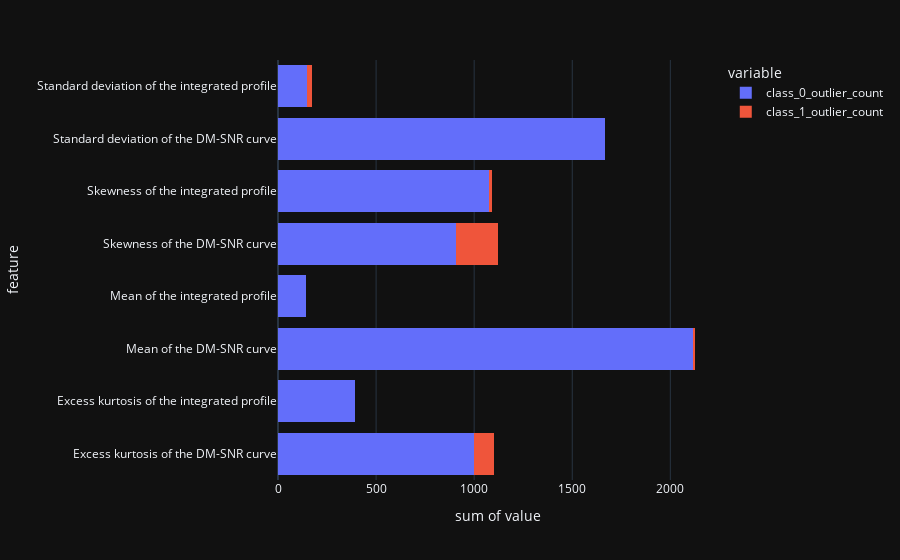

The notebook cell this image was saved under:
### Code cell
# Visualization of outliers
fig = px.histogram(outlier_table, x=['class_0_outlier_count', 'class_1_outlier_count'], y=outlier_table.index, barmode='stack')
fig.show()

### Figure 1 — Plotly figure (JSON) as saved in the notebook; plotly's stock layout.template omitted (floating-point values rounded to 4 significant figures)
{"data": [{"bingroup": "y", "histfunc": "sum", "hovertemplate": "variable=class_0_outlier_count<br>sum of value=%{x}<br>feature=%{y}<extra></extra>", "legendgroup": "class_0_outlier_count", "marker": {"color": "#636efa", "pattern": {"shape": ""}}, "name": "class_0_outlier_count", "orientation": "h", "showlegend": true, "x": [999.0, 392.0, 2118.0, 142.0, 908.0, 1078.0, 1668.0, 150.0], "xaxis": "x", "y": ["Excess kurtosis of the DM-SNR curve", "Excess kurtosis of the integrated profile", "Mean of the DM-SNR curve", "Mean of the integrated profile", "Skewness of the DM-SNR curve", "Skewness of the integrated profile", "Standard deviation of the DM-SNR curve", "Standard deviation of the integrated profile"], "yaxis": "y", "type": "histogram"}, {"bingroup": "y", "histfunc": "sum", "hovertemplate": "variable=class_1_outlier_count<br>sum of value=%{x}<br>feature=%{y}<extra></extra>", "legendgroup": "class_1_outlier_count", "marker": {"color": "#EF553B", "pattern": {"shape": ""}}, "name": "class_1_outlier_count", "orientation": "h", "showlegend": true, "x": [104.0, 0.0, 8.0, 0.0, 212.0, 12.0, 0.0, 21.0], "xaxis": "x", "y": ["Excess kurtosis of the DM-SNR curve", "Excess kurtosis of the integrated profile", "Mean of the DM-SNR curve", "Mean of the integrated profile", "Skewness of the DM-SNR curve", "Skewness of the integrated profile", "Standard deviation of the DM-SNR curve", "Standard deviation of the integrated profile"], "yaxis": "y", "type": "histogram"}], "layout": {"xaxis": {"anchor": "y", "domain": [0.0, 1.0], "title": {"text": "sum of value"}}, "yaxis": {"anchor": "x", "domain": [0.0, 1.0], "title": {"text": "feature"}}, "legend": {"title": {"text": "variable"}, "tracegroupgap": 0}, "margin": {"t": 60}, "barmode": "stack"}}
